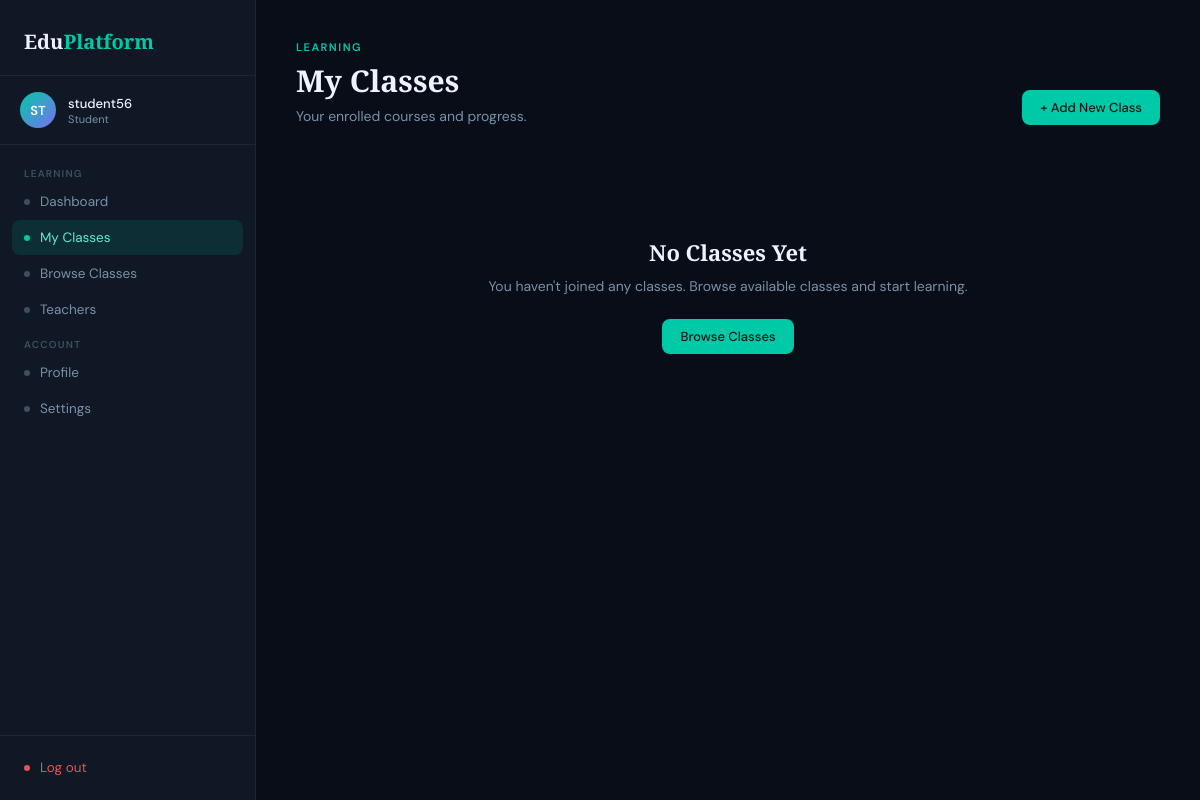
The app's page /student/myclasses/ (signed in), older data.
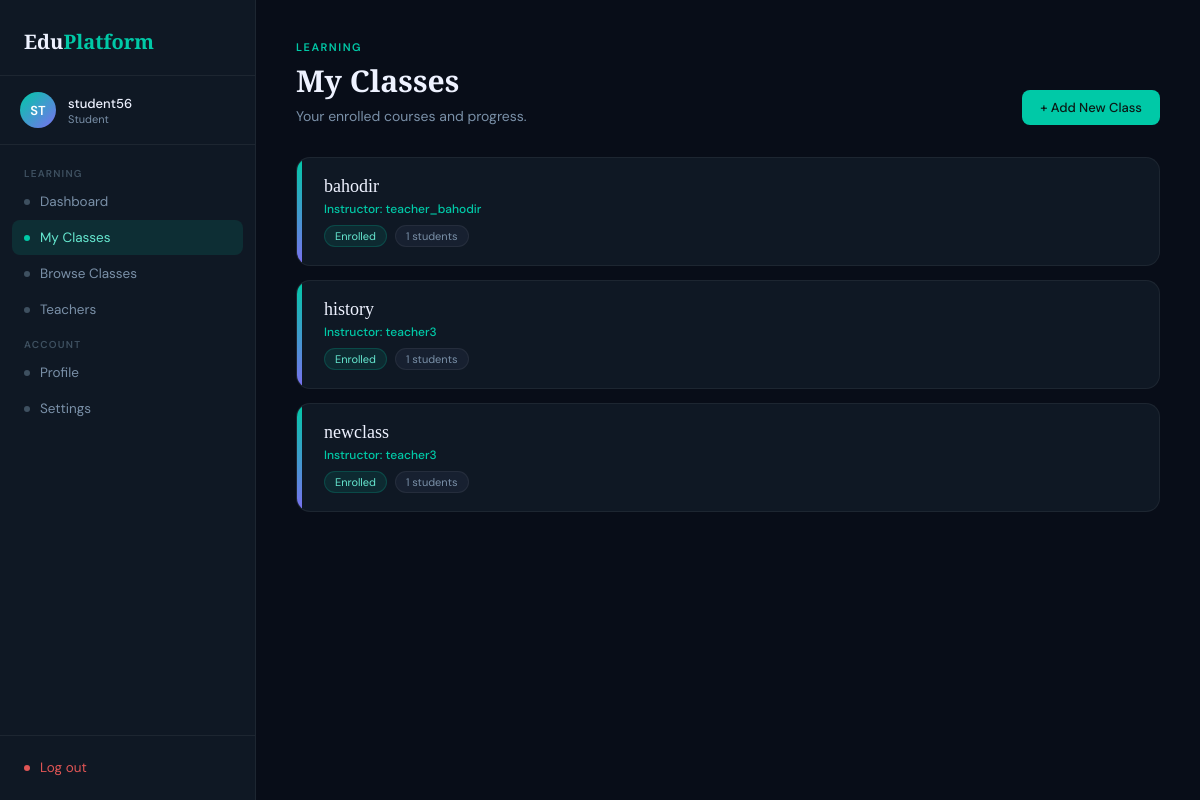
The same page, newer data.
### classes/models.py (models this page shows, shortened)
class Membership(models.Model):
    student = models.ForeignKey(Student, on_delete=models.CASCADE, related_name='memberships')
    class_obj = models.ForeignKey(Class, on_delete=models.CASCADE, related_name='memberships')
    date_joined = models.DateField(auto_now_add = True)
    invite_reason = models.CharField(max_length=64, blank = True, default = "Self-enrolled" )
    class Meta:
        constraints = [
            models.UniqueConstraint(
                fields=['student', 'class_obj'],
                name='unique_student_class'
            )
        ]

class Class(models.Model):
    name = models.CharField(max_length=100)
    bio = models.TextField(blank=True , help_text='class description')
    created_at = models.DateTimeField(auto_now_add=True)
    teacher = models.ForeignKey(
        Teacher,
        on_delete=models.CASCADE ,
        related_name = 'classes'
    )
    students = models.ManyToManyField(
        Student,
        through='Membership',
        blank=True
    )
    class Meta:
        verbose_name_plural = "Classes"
        ordering = ['-created_at']

### teacher/models.py (models this page shows, shortened)
class Teacher(models.Model):
    user = models.OneToOneField(settings.AUTH_USER_MODEL, on_delete=models.CASCADE)
    bio = models.TextField(blank=True)
    uname = models.CharField(blank=True , max_length = 20)

### accounts/models.py (models this page shows)
class User(AbstractUser):
    ROLE_CHOICE= (
        ('student', 'Student'),
        ('teacher', 'Teacher')
    )
    role =models.CharField(max_length = 10, choices= ROLE_CHOICE)

### student/forms.py (the view)
# urls.py: path('myclasses/', forms.student_my_classes, name='my_classes'),
def student_my_classes(request):
    if not request.user.is_authenticated:
        return redirect('accounts:login')
    if request.user.role != 'student':
        return redirect('accounts:login')
    student = request.user.student
    enrollments = Membership.objects.filter(student=student).select_related('class_obj')
    return render(request, 'student/my_classes.html', {
        'enrollments': enrollments
    })

### student/templates/student/my_classes.html (shortened to what this page needs)
<!DOCTYPE html>
<html lang="en">
<head>
</head>
<body>
<aside class="sidebar">
  <div class="sidebar-logo">
    <div class="logo-text">Edu<span>Platform</span></div>
  </div>
  <div class="sidebar-user">
    <div class="avatar">{{ user.username|slice:":2"|upper }}</div>
    <div>
      <div class="user-name">{{ user.username }}</div>
      <div class="user-role">Student</div>
    </div>
  </div>
  <nav class="sidebar-nav">
    <div class="nav-label">Learning</div>
    <a href="{% url 'student:dashboard' %}" class="nav-item"><span class="nav-dot"></span> Dashboard</a>
    <a href="{% url 'student:my_classes' %}" class="nav-item active"><span class="nav-dot"></span> My Classes</a>
    <a href="{% url 'student:all_classes' %}" class="nav-item"><span class="nav-dot"></span> Browse Classes</a>
    <a href="{% url 'student:teachers' %}" class="nav-item"><span class="nav-dot"></span> Teachers</a>
    <div class="nav-label">Account</div>
    <a href="{% url 'student:profile' %}" class="nav-item"><span class="nav-dot"></span> Profile</a>
    <a href="{% url 'student:settings' %}" class="nav-item"><span class="nav-dot"></span> Settings</a>
  </nav>
  <div class="sidebar-footer">
    <a href="{% url 'accounts:logout' %}" class="nav-item" style="color:#e05555;"><span class="nav-dot" style="background:#e05555;"></span> Log out</a>
  </div>
</aside>
<main class="main">
  <div class="header-row">
    <div>
      <div class="page-eyebrow">Learning</div>
      <h1 class="page-title">My Classes</h1>
      <p class="page-sub">Your enrolled courses and progress.</p>
    </div>
    <a href="{% url 'student:all_classes' %}" class="btn btn-primary">+ Add New Class</a>
  </div>
  {% if enrollments %}
  <div class="classes-list">
    {% for enroll in enrollments %}
    <div class="enroll-card">
      <div class="enroll-stripe"></div>
      <div class="enroll-body">
        <div class="enroll-name">{{ enroll.class_obj.name }}</div>
        <div class="enroll-teacher">Instructor: {{ enroll.class_obj.teacher.user.username }}</div>
        <div class="enroll-meta">
          <span class="pill pill-green">Enrolled</span>
          <span class="pill">{{ enroll.class_obj.students.count }} students</span>
        </div>
      </div>
    </div>
    {% endfor %}
  </div>
  {% else %}
  <div class="empty-state">
    <h3>No Classes Yet</h3>
    <p>You haven't joined any classes. Browse available classes and start learning.</p>
    <a href="{% url 'student:all_classes' %}" class="btn btn-primary">Browse Classes</a>
  </div>
  {% endif %}
</main>
</body>
</html>

Row changes from the older to the newer data that the page shows:
added Membership: class_obj.name "bahodir", class_obj.teacher.user.username "teacher_bahodir", class_obj.students.count "1"
added Membership: class_obj.name "history", class_obj.teacher.user.username "teacher3", class_obj.students.count "1"
added Membership: class_obj.name "newclass", class_obj.teacher.user.username "teacher3", class_obj.students.count "1"
Text that changed along with them:
text no longer shown: "No Classes Yet You haven't joined any classes. Browse available classes and start learning. Browse Classes"
